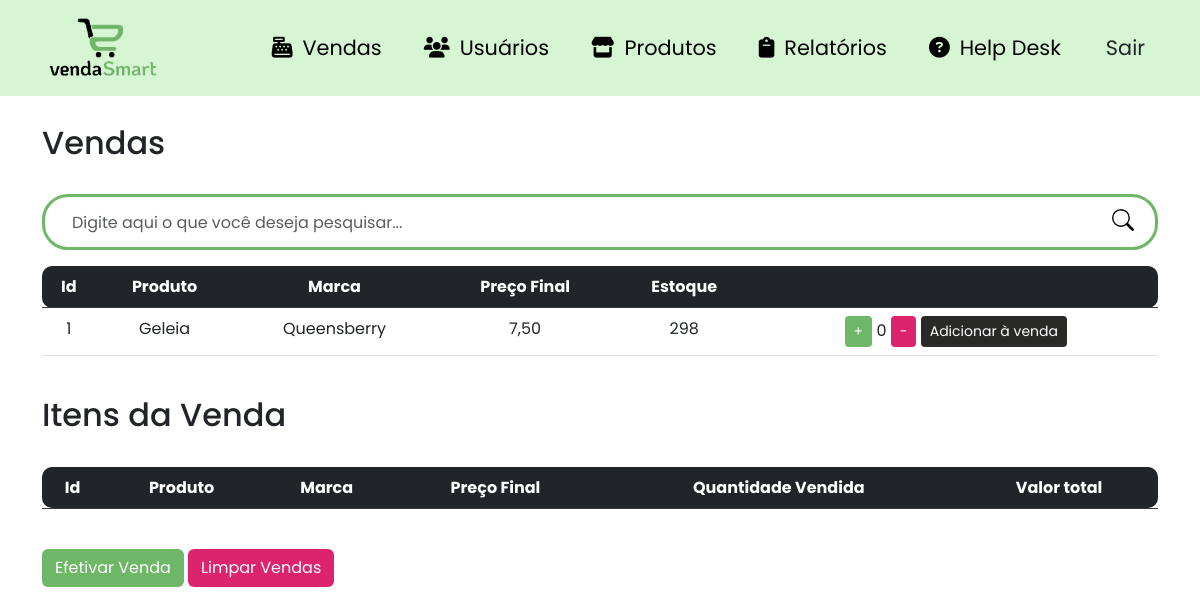
Before: /vendas (signed in) with the older database file.
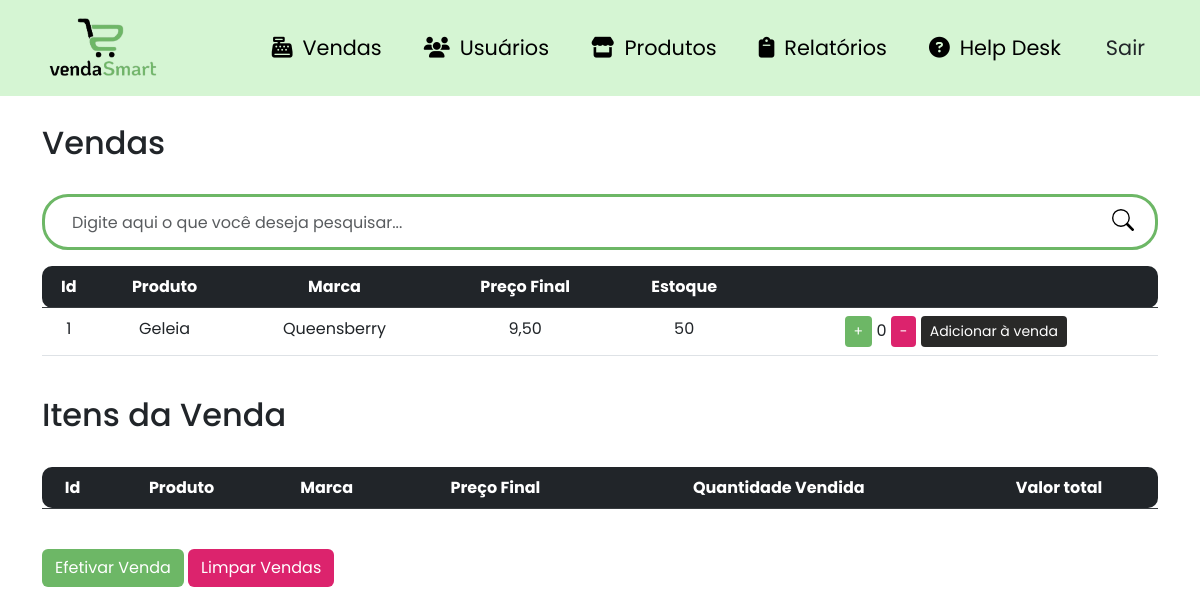
After: the same page with the newer database file.
### site_atividade/models/__init__.py (models this page shows, shortened)
class Produtos(database.Model):
    id_produtos = database.Column(database.Integer, primary_key=True)
    produto = database.Column(database.String, nullable=False)
    marca = database.Column(database.String, nullable=False)
    preco_aquisicao = database.Column(database.Float, nullable=False)
    preco = database.Column(database.Float, nullable=False)
    estoque = database.Column(database.Integer, nullable=False)
    margem_lucro = database.Column(database.Float, nullable=True)
    categoria_fk = database.Column(database.Integer, database.ForeignKey('categoria.id_categoria'), nullable=False)
    venda = database.relationship('Venda', backref='produto')

### site_atividade/routers/__init__.py (the view, shortened to what this page needs)
@app.route("/vendas", methods=['GET', 'POST'])
@login_required
def vendas():
    form = VendasForm(request.form)
    produtos = Produtos.query.all()
    vendas = Venda.query.all()
    if request.method == 'POST' and 'LimparVendas' in request.form:
        Venda.query.delete()
        database.session.commit()
        return redirect(url_for('vendas'))
    return render_template('vendas.html', form=form, produtos=produtos, vendas=vendas)

### site_atividade/forms/__init__.py
class VendasForm(FlaskForm):
    produto_id = IntegerField('ID do Produto', validators=[DataRequired()])
    quantidade = IntegerField('Quantidade', validators=[DataRequired()])
    submit = SubmitField('Confirmar')

### site_atividade/models/__init__.py (called while the page is built)
@login_manager.user_loader
def load_usuario(id_usuario):
    return Usuario.query.get(int(id_usuario))

### site_atividade/templates/vendas.html (shortened to what this page needs)
{% extends 'base.html' %}
{% block body %}
    <div class="container theme-showcase" role="main">
        <br>
        <div class="page-header">
            <h2 class="box-title col-md-12">Vendas</h2>
        </div>
        <br>
        <div class="search-box">
            <form class="form-search" action="{{ url_for('vendas') }}" method="GET">
                <div class="input-group form-group-search">
                    <input type="text" class="form-control form-control-search" placeholder="Digite aqui o que você deseja pesquisar..." id="search-input" name="search">
                    <span class="input-group-btn">
                        <button class="btn-search" type="submit">
                        </button>
                    </span>
                </div>
            </form>
        </div>
        <div class="list-product-vendas">
            <table class="table table-hover scrollable-table">
              <thead class="table-dark">
                <tr>
                  <th class="text-center table-rounded-start">Id</th>
                  <th class="text-center">Produto</th>
                  <th class="text-center">Marca</th>
                  <th class="text-center">Preço Final</th>
                  <th class="text-center">Estoque</th>
                  <th class="text-center table-rounded-end"> </th>
                </tr>
              </thead>
              <tbody>
                {% for produto in produtos %}
                <tr>
                  <td class="text-center">{{ produto.id_produtos }}</td>
                  <td class="text-center">{{ produto.produto }}</td>
                  <td class="text-center">{{ produto.marca }}</td>
                  <td class="text-center">{{ "{:.2f}".format(produto.preco).replace('.', ',') }}</td>
                  <td class="text-center">{{ produto.estoque }}</td>
                  <td class="text-center">
                    <button class="btn btn-sm btn-color1 text-white btn-add-quantity" data-produto-id="{{ produto.id_produtos }}">+</button>
                    <span class="quantidade">0</span>
                    <button class="btn btn-sm btn-color2 text-white btn-remove-quantity" data-produto-id="{{ produto.id_produtos }}">-</button>
                    <button class="btn btn-sm btn-color3 btn-add-venda" data-produto-id="{{ produto.id_produtos }}">Adicionar à venda</button>
                  </td>
                </tr>
                {% endfor %}
              </tbody>
            </table>
          </div>
          <br>
          <div class="page-header">
            <h2 class="box-title col-md-12">Itens da Venda</h2>
          </div>
          <br>
          <table class="table table-hover table-vendas">
            <thead class="table-dark">
              <tr>
                <th class="text-center table-rounded-start">Id</th>
                <th class="text-center">Produto</th>
                <th class="text-center">Marca</th>
                <th class="text-center">Preço Final</th>
                <th class="text-center">Quantidade Vendida</th>
                <th class="text-center table-rounded-end">Valor total</th>
              </tr>
            </thead>
          </table>
        <br>
        <div class="form-group">
            <form method="post" action="{{ url_for('pagamento') }}" class="d-inline-block">
                <button type="submit" class="btn btn-color1 text-white">Efetivar Venda</button>
            </form>
            <form method="post" action="{{ url_for('vendas') }}" class="d-inline-block">
                <button type="submit" class="btn btn-color2 text-white">Limpar Vendas</button>
            </form>
        </div>
    </div>
{% endblock %}

Changed rows visible on the page:
changed Produtos "Geleia": preco "7,50" → "9,50"; estoque "298" → "50"
